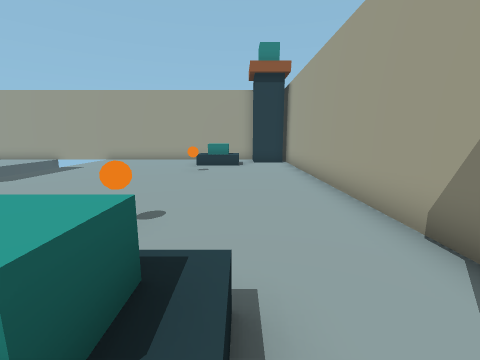
[1] (above)

12 first-person views from a walk through a level from a Godot 3-D game. The camera is 1.3 m above the floor, tilts 10° down and sees 90° across. The floor is counted in squares, 1 m on a side. Each view is taken from the middle of a square. On the plan, view 1 faces up. The plan holds only what a view shows up to about 12 squares ahead; the rest is blank. The place goes on beyond the plan. Some surface patterns are stand-ins.

[2]
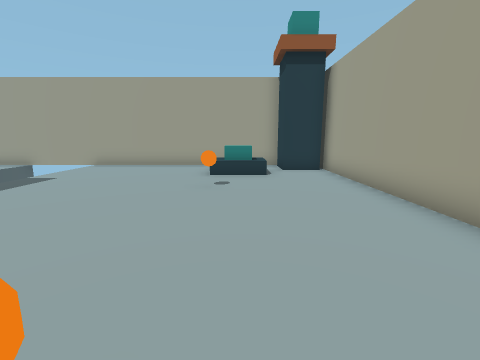

[3]
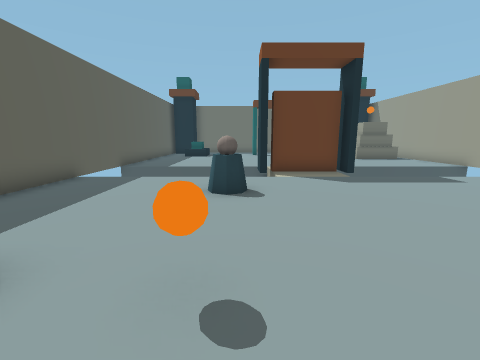

[4]
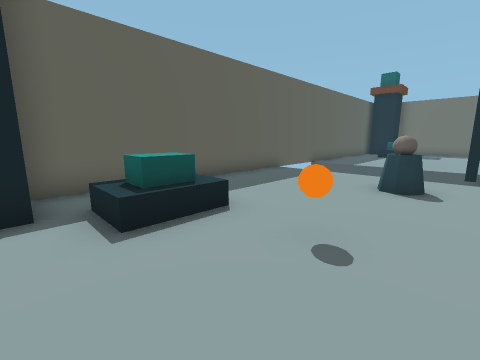

[5]
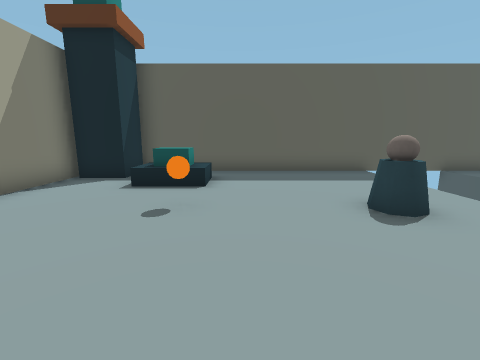

[6]
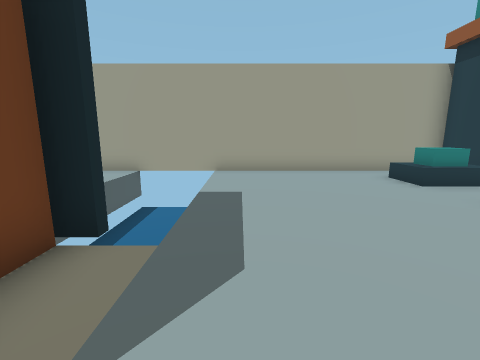

[7]
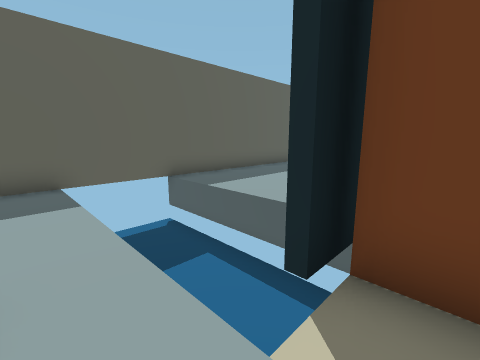

[8]
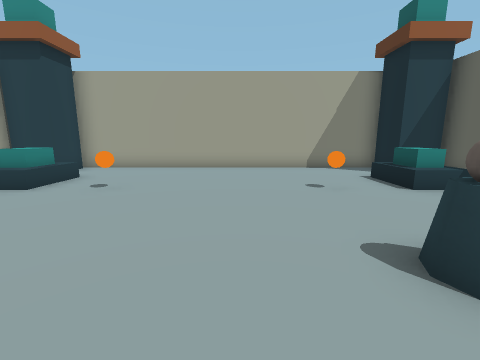

[9]
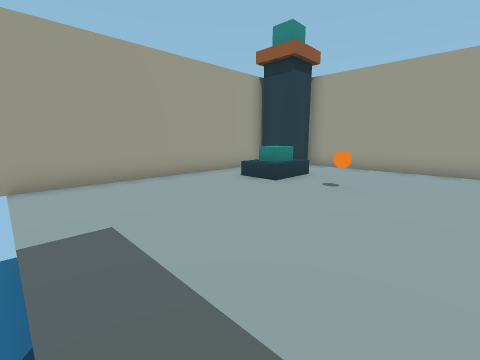

[10]
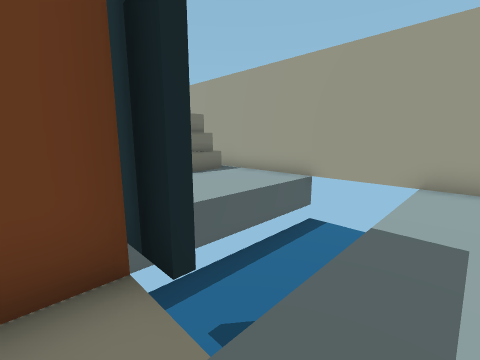

[11]
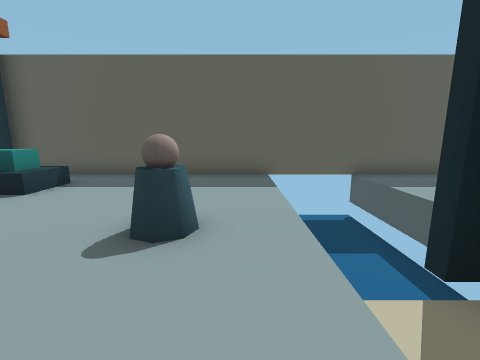

[12]
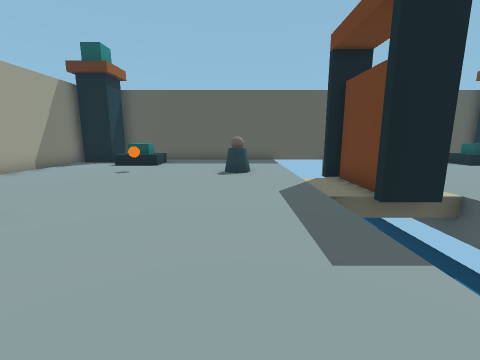

### Floor plan
Key: @ floor where view 1 was taken; # wall or solid block; x gap in a wall; . floor; v drop or lower ground; O other object.
Columns run from 12 left of view 1 to 3 right of it. Each row starts with its distance up from view 1.
 15 ##############
 14  vvvv........#
 13  vvvv........###
 12  vvvv.....OO...#
 11  vvvv..........#
 10  vvvv..........#
  9  vvvv.....O....#
  8  vvxv..........#
  7  .#............#
  6   #............#
  5  v#xv..........#
  4  vvvv.O...O....#
  3  vvvv..........#
  2  vvvv..........#
  1  vvvv.....OO...#
  0  vvvv.......@###
 -1  vvvv........#
 -2     ##########

Where each view was taken, in squares from view 1:
view 1: 0 up, 0 right, facing up
view 2: 3 up, 1 left, facing up
view 3: 4 up, 0 right, facing left
view 4: 5 up, 1 right, facing down-left
view 5: 8 up, 3 left, facing down
view 6: 5 up, 7 left, facing up
view 7: 6 up, 7 left, facing down-left
view 8: 6 up, 8 left, facing right
view 9: 7 up, 8 left, facing up-right
view 10: 7 up, 7 left, facing up-left
view 11: 7 up, 7 left, facing down
view 12: 13 up, 6 left, facing down
